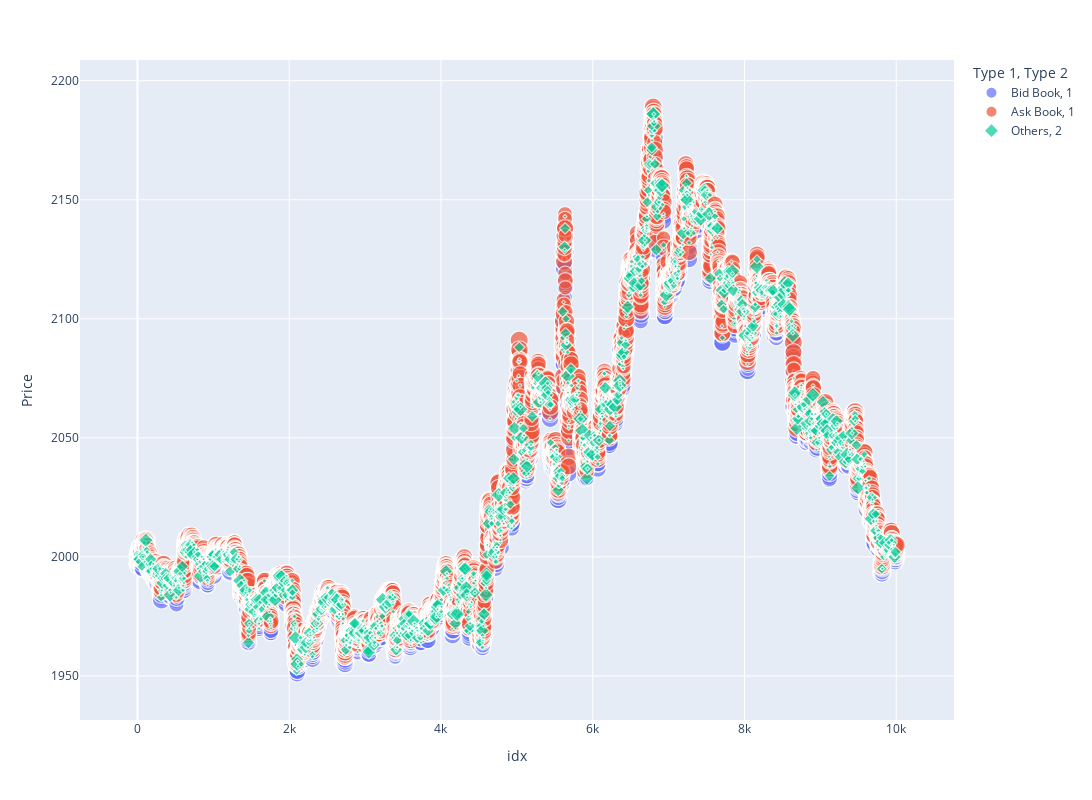

Notebook code for this chart:
### Code cell
_ = visr.plot_interactive("SQUID_INK", end_timestamp=10000, display_book=True, display_order=True)

### Figure 1 — Plotly figure (JSON) as saved in the notebook; plotly's stock layout.template omitted (floating-point values rounded to 4 significant figures; data arrays with more than 128 entries replaced by an {"elided": "..."} marker saying what was removed)
{"data": [{"hovertemplate": "Type 1=Bid Book<br>Type 2=1<br>idx=%{x}<br>Price=%{y}<br>Quantity=%{marker.size}<extra></extra>", "legendgroup": "Bid Book, 1", "marker": {"color": "#636efa", "size": {"elided": "12351 float values"}, "sizemode": "area", "sizeref": 0.1, "symbol": "circle"}, "mode": "markers", "name": "Bid Book, 1", "showlegend": true, "type": "scattergl", "x": {"elided": "12351 float values"}, "xaxis": "x", "y": {"elided": "12351 float values"}, "yaxis": "y"}, {"hovertemplate": "Type 1=Ask Book<br>Type 2=1<br>idx=%{x}<br>Price=%{y}<br>Quantity=%{marker.size}<extra></extra>", "legendgroup": "Ask Book, 1", "marker": {"color": "#EF553B", "size": {"elided": "12758 float values"}, "sizemode": "area", "sizeref": 0.1, "symbol": "circle"}, "mode": "markers", "name": "Ask Book, 1", "showlegend": true, "type": "scattergl", "x": {"elided": "12758 float values"}, "xaxis": "x", "y": {"elided": "12758 float values"}, "yaxis": "y"}, {"hovertemplate": "Type 1=Others<br>Type 2=2<br>idx=%{x}<br>Price=%{y}<br>Quantity=%{marker.size}<extra></extra>", "legendgroup": "Others, 2", "marker": {"color": "#00cc96", "size": {"elided": "2765 float values"}, "sizemode": "area", "sizeref": 0.1, "symbol": "diamond"}, "mode": "markers", "name": "Others, 2", "showlegend": true, "type": "scattergl", "x": {"elided": "2765 float values"}, "xaxis": "x", "y": {"elided": "2765 float values"}, "yaxis": "y"}], "layout": {"height": 800, "legend": {"itemsizing": "constant", "title": {"text": "Type 1, Type 2"}, "tracegroupgap": 0}, "margin": {"t": 60}, "width": 1800, "xaxis": {"anchor": "y", "domain": [0, 1], "title": {"text": "idx"}}, "yaxis": {"anchor": "x", "domain": [0, 1], "title": {"text": "Price"}}}}
